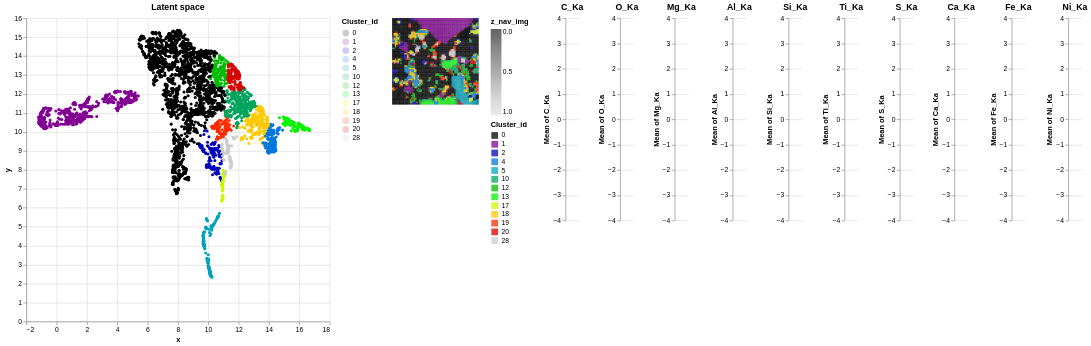

Source (notebook cell):
### Markdown cell above
This 'Recolour' functionality changes the colourmap that is used by the 'check_latent_space' function, so the recoloured clusters will appear here.

### Code cell
gui.check_latent_space(ps=ps_gmm,show_map=True,ratio_to_be_shown=1.0)

### Figure 1 — Vega-Lite specification as saved in the notebook (floating-point values rounded to 4 significant figures; data arrays with more than 128 entries replaced by an {"elided": "..."} marker saying what was removed)
{"config": {"view": {"continuousWidth": 300, "continuousHeight": 300, "strokeWidth": 0}}, "hconcat": [{"layer": [{"mark": {"type": "circle", "size": 3}, "encoding": {"color": {"field": "Cluster_id", "scale": {"domain": [0.0, 1.0, 2.0, 4.0, 5.0, 10.0, 12.0, 13.0, 17.0, 18.0, 19.0, 20.0, 28.0], "range": ["#000000", "#810092", "#0000b9", "#0077dd", "#00a4bb", "#00a45d", "#00bc00", "#00f400", "#cbf900", "#ffc900", "#ff2c00", "#d70000", "#cccccc"]}, "type": "nominal"}, "opacity": {"value": 0.2}, "x": {"field": "x", "type": "quantitative"}, "y": {"field": "y", "type": "quantitative"}}, "name": "view_1"}, {"mark": {"type": "circle", "size": 20}, "encoding": {"color": {"field": "Cluster_id", "scale": {"domain": [0.0, 1.0, 2.0, 4.0, 5.0, 10.0, 12.0, 13.0, 17.0, 18.0, 19.0, 20.0, 28.0], "range": ["#000000", "#810092", "#0000b9", "#0077dd", "#00a4bb", "#00a45d", "#00bc00", "#00f400", "#cbf900", "#ffc900", "#ff2c00", "#d70000", "#cccccc"]}, "type": "nominal"}, "opacity": {"condition": {"param": "param_1", "value": 1.0}, "value": 0.0}, "tooltip": [{"field": "Cluster_id", "type": "nominal"}, {"field": "x", "format": ",.2f", "type": "quantitative"}, {"field": "y", "format": ",.2f", "type": "quantitative"}], "x": {"field": "x", "type": "quantitative"}, "y": {"field": "y", "type": "quantitative"}}}], "data": {"name": "data-18051267af1ca57d7c04b6653b25cce6"}, "height": 450, "title": {"text": "Latent space"}, "width": 450}, {"layer": [{"data": {"name": "data-c6d3e8bcdc2a61eac0fffeed907ec2c2"}, "mark": {"type": "square", "size": 6}, "encoding": {"color": {"field": "z_nav_img", "scale": {"domain": [1.0, 0.0], "scheme": "greys"}, "type": "quantitative"}, "x": {"axis": null, "field": "x_nav_img", "type": "ordinal"}, "y": {"axis": null, "field": "y_nav_img", "type": "ordinal"}}}, {"data": {"name": "data-18051267af1ca57d7c04b6653b25cce6"}, "mark": {"type": "square", "size": 5}, "encoding": {"color": {"field": "Cluster_id", "scale": {"domain": [0.0, 1.0, 2.0, 4.0, 5.0, 10.0, 12.0, 13.0, 17.0, 18.0, 19.0, 20.0, 28.0], "range": ["#000000", "#810092", "#0000b9", "#0077dd", "#00a4bb", "#00a45d", "#00bc00", "#00f400", "#cbf900", "#ffc900", "#ff2c00", "#d70000", "#cccccc"]}, "type": "nominal"}, "opacity": {"condition": {"param": "param_1", "value": 0.75}, "value": 0}, "x": {"axis": null, "field": "x_id", "type": "ordinal"}, "y": {"axis": null, "field": "y_id", "type": "ordinal"}}, "name": "view_2"}], "height": 128, "width": 128}, {"hconcat": [{"mark": {"type": "bar"}, "encoding": {"y": {"aggregate": "mean", "field": "C_Ka", "scale": {"domain": [-4, 4]}, "type": "quantitative"}}, "title": {"text": "C_Ka"}, "transform": [{"filter": {"param": "param_1"}}]}, {"mark": {"type": "bar"}, "encoding": {"y": {"aggregate": "mean", "field": "O_Ka", "scale": {"domain": [-4, 4]}, "type": "quantitative"}}, "title": {"text": "O_Ka"}, "transform": [{"filter": {"param": "param_1"}}]}, {"mark": {"type": "bar"}, "encoding": {"y": {"aggregate": "mean", "field": "Mg_Ka", "scale": {"domain": [-4, 4]}, "type": "quantitative"}}, "title": {"text": "Mg_Ka"}, "transform": [{"filter": {"param": "param_1"}}]}, {"mark": {"type": "bar"}, "encoding": {"y": {"aggregate": "mean", "field": "Al_Ka", "scale": {"domain": [-4, 4]}, "type": "quantitative"}}, "title": {"text": "Al_Ka"}, "transform": [{"filter": {"param": "param_1"}}]}, {"mark": {"type": "bar"}, "encoding": {"y": {"aggregate": "mean", "field": "Si_Ka", "scale": {"domain": [-4, 4]}, "type": "quantitative"}}, "title": {"text": "Si_Ka"}, "transform": [{"filter": {"param": "param_1"}}]}, {"mark": {"type": "bar"}, "encoding": {"y": {"aggregate": "mean", "field": "Ti_Ka", "scale": {"domain": [-4, 4]}, "type": "quantitative"}}, "title": {"text": "Ti_Ka"}, "transform": [{"filter": {"param": "param_1"}}]}, {"mark": {"type": "bar"}, "encoding": {"y": {"aggregate": "mean", "field": "S_Ka", "scale": {"domain": [-4, 4]}, "type": "quantitative"}}, "title": {"text": "S_Ka"}, "transform": [{"filter": {"param": "param_1"}}]}, {"mark": {"type": "bar"}, "encoding": {"y": {"aggregate": "mean", "field": "Ca_Ka", "scale": {"domain": [-4, 4]}, "type": "quantitative"}}, "title": {"text": "Ca_Ka"}, "transform": [{"filter": {"param": "param_1"}}]}, {"mark": {"type": "bar"}, "encoding": {"y": {"aggregate": "mean", "field": "Fe_Ka", "scale": {"domain": [-4, 4]}, "type": "quantitative"}}, "title": {"text": "Fe_Ka"}, "transform": [{"filter": {"param": "param_1"}}]}, {"mark": {"type": "bar"}, "encoding": {"y": {"aggregate": "mean", "field": "Ni_Ka", "scale": {"domain": [-4, 4]}, "type": "quantitative"}}, "title": {"text": "Ni_Ka"}, "transform": [{"filter": {"param": "param_1"}}]}], "data": {"name": "data-18051267af1ca57d7c04b6653b25cce6"}}], "params": [{"name": "param_1", "select": {"type": "interval"}, "views": ["view_1", "view_2"]}, {"name": "param_2", "select": {"type": "interval", "on": "[mousedown[event.shiftKey], mouseup] > mousemove", "translate": "[mousedown[event.shiftKey], mouseup] > mousemove!", "zoom": "wheel![event.shiftKey]"}, "bind": "scales", "views": ["view_1"]}], "resolve": {"legend": {"color": "independent"}}, "$schema": "https://vega.github.io/schema/vega-lite/v5.14.1.json", "datasets": {"data-18051267af1ca57d7c04b6653b25cce6": {"elided": "4096 records"}, "data-c6d3e8bcdc2a61eac0fffeed907ec2c2": {"elided": "4096 records"}}}
